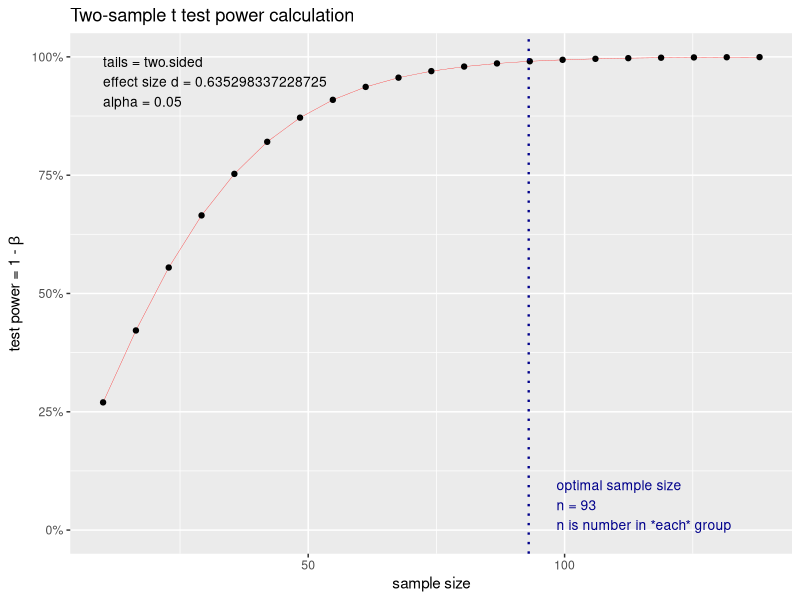

R code for this plot:
# Reading the dataset 
getwd()
df <- read.csv("ca3_dataset.csv")
str(df)
View(df)          
# Taking the subset
suraj <- subset(df, select = c(Statistical.Indicator, Dairy.products, Bakery.products))
View(suraj)
str(suraj)
suraj$Statistical.Indicator <- as.character(suraj$Statistical.Indicator)
View(suraj)
str(suraj)

# Performing the normality test

normal_daru <- shapiro.test(suraj$Dairy.products)
normal_daru
normal_daru1 <- shapiro.test(suraj$Bakery.products)
normal_daru1

# Performing chi-squared test since the data is independent

chisq.test(suraj$Dairy.products)
chisq.test(suraj$Bakery.products)


dhope1 <- mean(suraj$Dairy.products)
dhope1
dhope2 <- mean(suraj$Bakery.products)
dhope2

sd1 <- sd(suraj$Dairy.products)
sd1
sd2 <- sd(suraj$Bakery.products)
sd2
avg_sd = (sd1 + sd2)/2
avg_sd
delta1 <- (dhope1 - dhope2)/avg_sd
delta1

# Performing the power test to determine sample size
library(pwr)
power.t.test(delta = delta1, n = NULL, sig.level = 0.05, power = 0.90, type = "two.sample", alternative = "two.sided")
# Power Analysis
power_suraj <- pwr.t.test(d = delta1,
                          sig.level = 0.05,
                          power = 0.99,
                          type = "two.sample",
                          alternative = "two.sided")
power_suraj
plot(power_suraj)

# Cohen test performance to determine correlation
cohen.ES(test = c("chisq"), size = c("small"))

# Performing spearman test to perform relationship between hypothesis
res_suraj <- cor.test(suraj$Dairy.products, suraj$Bakery.products,
                      method = "spearman")
res_suraj



write.csv(suraj, file = "suraj_final.csv", row.names = FALSE)
